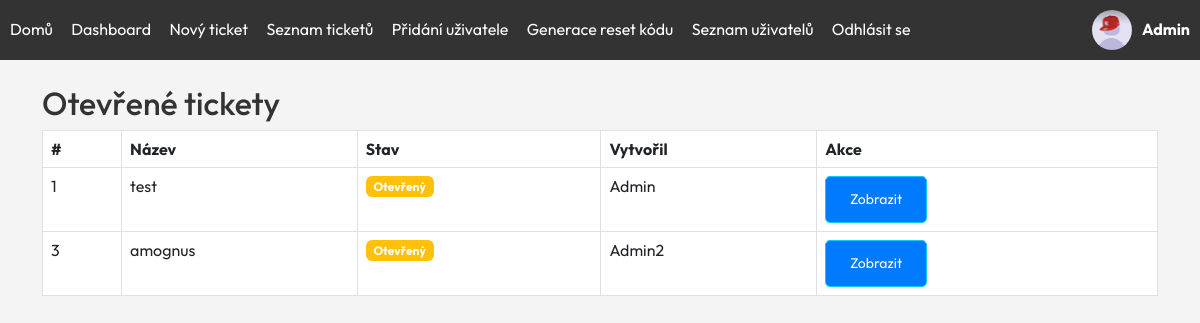
The app's page /Frontend/dashboard.php (signed in), older data.
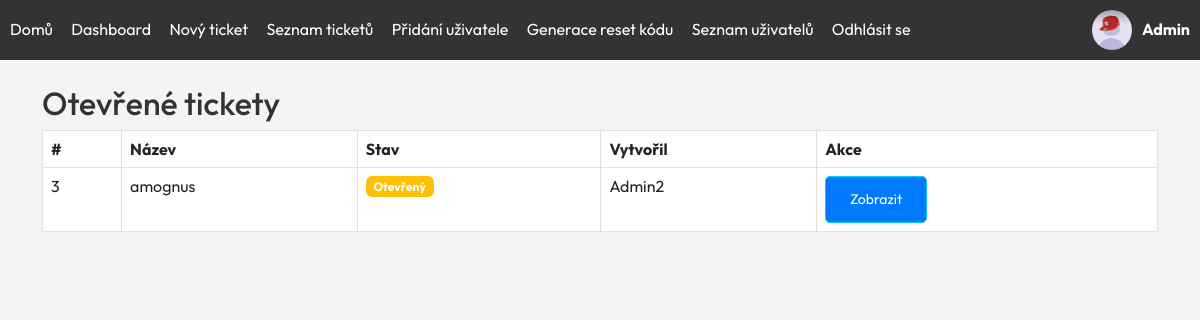
The same page, newer data.
### tables this page shows
CREATE TABLE `tickets` (
  `id` int(11) NOT NULL,
  `user_id` int(11) NOT NULL,
  `title` varchar(255) NOT NULL,
  `description` text NOT NULL,
  `status` enum('Otevřený','Uzavřený') DEFAULT 'Otevřený',
  `priority` enum('Nízká','Střední','Vysoká') NOT NULL,
  `platform` enum('Windows','Mac','Linux','Android','iPhone') NOT NULL,
  `created_at` datetime NOT NULL,
  `closed_at` datetime DEFAULT NULL
);

CREATE TABLE `users` (
  `id` int(11) NOT NULL,
  `name` varchar(100) NOT NULL,
  `email` varchar(255) NOT NULL,
  `role` varchar(255) NOT NULL,
  `created_at` timestamp NOT NULL DEFAULT current_timestamp(),
  `password` varchar(255) NOT NULL
);

### Frontend/dashboard.php (the view, shortened to what this page needs)
<?php
include 'db.php';
include 'header.php';
$role = $_SESSION['role'];
if ($role === 'it') {
    $sql = "SELECT tickets.id, tickets.title, tickets.status, users.name
            FROM tickets
            JOIN users ON tickets.user_id = users.id
            WHERE tickets.status = 'Otevřený'
            ORDER BY tickets.id ASC";
} else {
    $sql = "SELECT tickets.id, tickets.title, tickets.status, users.name
            FROM tickets
            JOIN users ON tickets.user_id = users.id
            WHERE tickets.status = 'Otevřený' AND tickets.user_id = ?
            ORDER BY tickets.id ASC";
}
$stmt = $conn->prepare($sql);
$stmt->execute();
$result = $stmt->get_result();
?>
<!DOCTYPE html>
<html lang="cs">
<head>
    <link href="https://cdn.jsdelivr.net/npm/bootstrap@5.3.0/dist/css/bootstrap.min.css" rel="stylesheet">
    <link rel="stylesheet" href="s/style.css">
</head>
<body>
    <div class="container mt-4">
        <h2>Otevřené tickety</h2>
        <table class="table table-bordered">
            <thead>
                <tr>
                    <th>#</th>
                    <th>Název</th>
                    <th>Stav</th>
                    <th>Vytvořil</th>
                    <th>Akce</th>
                </tr>
            </thead>
            <tbody>
                <?php if ($result->num_rows > 0): ?>
                    <?php while ($row = $result->fetch_assoc()): ?>
                        <tr>
                            <td><?= $row['id'] ?></td>
                            <td><?= htmlspecialchars($row['title']) ?></td>
                            <td>
                                <?php
                                    if ($row['status'] === 'Otevřený') {
                                        echo '<span class="badge bg-warning">Otevřený</span>';
                                    } elseif ($row['status'] === 'Uzavřený') {
                                        echo '<span class="badge bg-success">Uzavřený</span>';
                                    } else {
                                        echo '<span class="badge bg-secondary">Neznámý</span>';
                                    }
                                ?>
                            </td>
                            <td><?= htmlspecialchars($row['name']) ?></td>
                            <td><a href="ticket_detail.php?id=<?= $row['id'] ?>" class="btn btn-info btn-sm">Zobrazit</a></td>
                        </tr>
                    <?php endwhile; ?>
                <?php else: ?>
                    <tr><td colspan="5" class="text-center">Žádné otevřené tickety</td></tr>
                <?php endif; ?>
            </tbody>
        </table>
    </div>
</body>
</html>

Row changes from the older to the newer data that the page shows:
no longer on this page (row edited): tickets: id "1", title "test", status "Otevřený", user.name "Admin"
